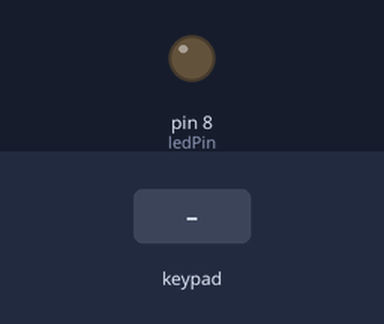
The sketch below on a simulated Arduino Uno, built with avr-gcc and run on an emulated ATmega328P. On the bench: output pins drawn as LEDs (lit = HIGH). Dashed ring = blinking. The test bench sets the inputs (shaded band). MIDI output is not drawn.

Above: at 1.2 s.
1.3 s: keypad keys 1 2 pressed 0.4 s apart
At 1.37 s:
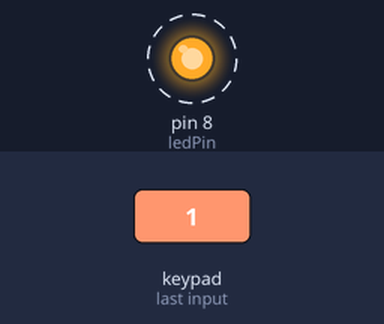
Timing chart, 0 to 4.3 s (numbered marks = the images above; inputs shaded):
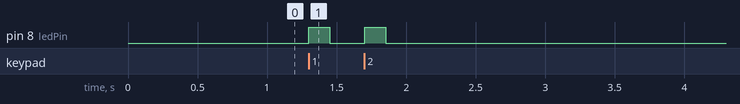

Measured:
- after the input at 1.3 s, pin 8 (ledPin): alternates HIGH for 0.15 s and LOW for 0.25 s, 4 changes in all, then stays LOW, starting at once

The sketch:

capacitive_midi.ino
```cpp
/*********************************************************
24 channel MIDI sender - reads capacitive touch sensors and sends data as MIDI
**********************************************************/

#include <Wire.h>
#include "Adafruit_MPR121.h"
#include <MIDI.h>

#ifndef _BV1
#define _BV1(bit) (1 << (bit))
#endif

#ifndef _BV2
#define _BV2(bit) (1 << (bit))
#endif

#define ledPin 8    // indicator LED - ON/OFF AND MIDI

// You can have up to 4 on one i2c bus but one is enough for testing!
Adafruit_MPR121 cap1 = Adafruit_MPR121();
Adafruit_MPR121 cap2 = Adafruit_MPR121();

// Keeps track of the last pins touched
// so we know when buttons are 'released'
uint16_t lasttouched1 = 0;
uint16_t currtouched1 = 0;
uint16_t lasttouched2 = 0;
uint16_t currtouched2 = 0;

// define note on time
const int playtime = 180;
unsigned long note[24];

MIDI_CREATE_DEFAULT_INSTANCE();

void setup() {
   MIDI.begin(4); // Set MIDI channel, MIDI_CHANNEL_OMNI = all, number = channel
   //Serial.begin(115200);

  //Serial.println("Adafruit MPR121 Capacitive Touch sensor test");

  // Default address is 0x5A, if tied to 3.3V its 0x5B
  // If tied to SDA its 0x5C and if SCL then 0x5D
  if (!cap1.begin(0x5A)) {
    Serial.println("MPR121 not found, check wiring?");
    while (1);
  }
  if (!cap2.begin(0x5B)) {
    Serial.println("MPR121 not found, check wiring?");
    while (1);
  }
  //Serial.println("MPR121 found!");
  pinMode(ledPin, OUTPUT);

}

void loop() {
  // Get the currently touched pads
  currtouched1 = cap1.touched();
  currtouched2 = cap2.touched();

  unsigned long current = millis();

  for (uint8_t i=0; i<12; i++) {
    // it if *is* touched and *wasnt* touched before, alert!
    if ((currtouched1 & _BV1(i)) && !(lasttouched1 & _BV1(i)) ) {
      MIDI.sendNoteOn(60+i, 127, 1);
      note[i] = millis();
      digitalWrite(ledPin, HIGH);
      //Serial.print(i); Serial.println(" touched");
    }
    // it if *is* touched and *wasnt* touched before, alert!
    if ((currtouched2 & _BV2(i)) && !(lasttouched2 & _BV2(i)) ) {
      MIDI.sendNoteOn(72+i, 127, 1);
      note[12+i] = millis();
      digitalWrite(ledPin, HIGH);
      //Serial.print(i); Serial.println(" touched");
    }
    // if it *was* touched and now *isnt*, alert!
    if (!(currtouched1 & _BV1(i)) && (lasttouched1 & _BV1(i)) ) {
      MIDI.sendNoteOff(60+i, 0, 1);
      note[i] = current;
      digitalWrite(ledPin, LOW);
      //Serial.print(i); Serial.println(" released");
    }
    // if it *was* touched and now *isnt*, alert!
    if (!(currtouched2 & _BV2(i)) && (lasttouched2 & _BV2(i)) ) {
      MIDI.sendNoteOff(72+i, 0, 1);
      note[12+i] = current;
      digitalWrite(ledPin, LOW);
      //Serial.print(i); Serial.println(" released");
    }
  }


  // reset our state
  lasttouched1 = currtouched1;
  lasttouched2 = currtouched2;

}
```
